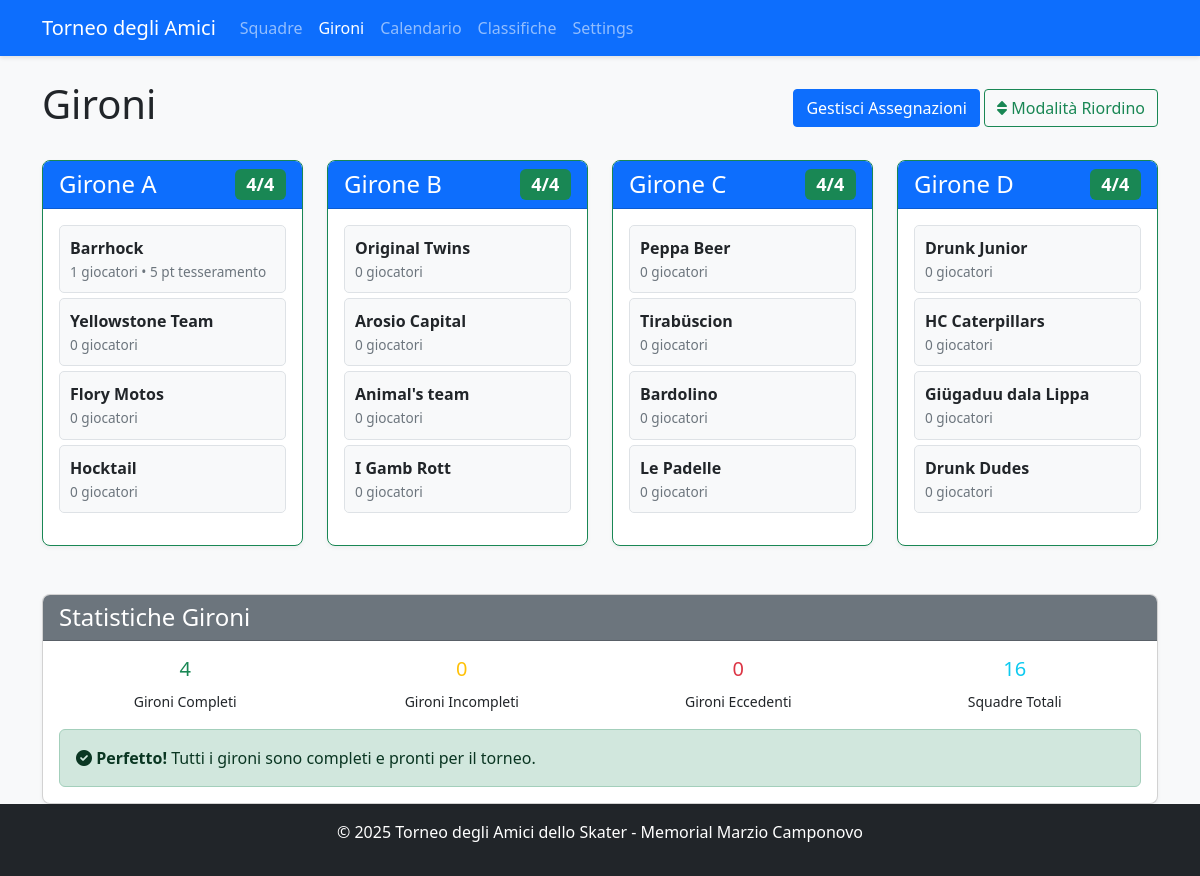
Screenshot of /groups with the database file from the repository.
### app.py (models this page shows, shortened)
class Team(db.Model):
    id = db.Column(db.Integer, primary_key=True)
    name = db.Column(db.String(100), nullable=False, unique=True)
    group = db.Column(db.String(1))  # A, B, C, or D
    group_order = db.Column(db.Integer, default=0)  # NUOVO CAMPO per l'ordinamento nel girone
    players = db.relationship('Player', backref='team', lazy=True)
    matches = db.relationship(
        'Match',
        primaryjoin="or_(Team.id == Match.team1_id, Team.id == Match.team2_id)",
        lazy=True,
        overlaps="team1,team2"
    )
    wins = db.Column(db.Integer, default=0)
    losses = db.Column(db.Integer, default=0)
    draws = db.Column(db.Integer, default=0)
    goals_for = db.Column(db.Integer, default=0)
    goals_against = db.Column(db.Integer, default=0)
    points = db.Column(db.Integer, default=0)
    @property
    def player_points_total(self):
        return sum(player.registration_points for player in self.players)

class Player(db.Model):
    id = db.Column(db.Integer, primary_key=True)
    name = db.Column(db.String(100), nullable=False)
    team_id = db.Column(db.Integer, db.ForeignKey('team.id'), nullable=False)
    is_registered = db.Column(db.Boolean, default=False)
    category = db.Column(db.String(20))  # LNA/LNB, 1a Lega, 2a Lega, Non tesserato
    goals = db.Column(db.Integer, default=0)
    assists = db.Column(db.Integer, default=0)
    penalties = db.Column(db.Integer, default=0)
    @property
    def registration_points(self):
        if not self.is_registered:
            return 2  # Non tesserato
        points_map = {
            'LNA/LNB': 5,
            '1a Lega': 3,
            '2a Lega': 2
        }
        return points_map.get(self.category, 2)

### app.py (the view)
@app.route('/groups')
def groups():
    groups = {}
    all_teams = Team.query.all()
    for group in ['A', 'B', 'C', 'D']:
        teams = Team.query.filter_by(group=group).order_by(Team.group_order, Team.name).all()
        groups[group] = teams
    groups_stats = {
        'complete': sum(1 for group in ['A', 'B', 'C', 'D'] if len(groups[group]) == 4),
        'incomplete': sum(1 for group in ['A', 'B', 'C', 'D'] if 0 < len(groups[group]) < 4),
        'overfull': sum(1 for group in ['A', 'B', 'C', 'D'] if len(groups[group]) > 4),
        'total_teams': len(all_teams)
    }
    return render_template('groups.html', groups=groups, all_teams=all_teams, groups_stats=groups_stats)

### app.py (called while the page is built, shortened)
def get_tournament_dates():
    try:
        if db.inspect(db.engine).has_table('tournament_settings'):
            settings = TournamentSettings.query.first()
            if settings and settings.qualification_day1:
                return {
                    'qualification_day1': settings.qualification_day1,
                    'qualification_day2': settings.qualification_day2,
                    'quarterfinals_ml': settings.quarterfinals_ml_date,
                    'quarterfinals_bl': settings.quarterfinals_bl_date,
                    'semifinals_ml': settings.semifinals_ml_date,
                    'semifinals_bl': settings.semifinals_bl_date,
                    'finals': settings.finals_date
                }
    except Exception as e:
        print(f"Errore nel recupero date da settings: {e}")

@app.context_processor
def inject_tournament_dates():
    try:
        formatted_dates = format_tournament_dates()
        return {'tournament_dates': formatted_dates}
    except Exception as e:
        current_year = datetime.now().year
        return {
            'tournament_dates': {
                'qualification_day1': {
                    'date': datetime(current_year, 7, 13).date(),
                    'formatted': f'13/07/{current_year}',
                    'day_name_it': 'Sabato'
                },
                'qualification_day2': {
                    'date': datetime(current_year, 7, 14).date(),
                    'formatted': f'14/07/{current_year}',
                    'day_name_it': 'Domenica'
                }
            }
        }

### templates/groups.html (shortened to what this page needs)
<!DOCTYPE html>
<html lang="it">
<head>
    <link rel="stylesheet" href="https://cdn.jsdelivr.net/npm/bootstrap@5.3.0/dist/css/bootstrap.min.css">
    <link rel="stylesheet" href="{{ url_for('static', filename='style.css') }}">
    <link rel="stylesheet" href="https://cdnjs.cloudflare.com/ajax/libs/font-awesome/6.0.0/css/all.min.css">
</head>
<body class="d-flex flex-column min-vh-100">
    <nav class="navbar navbar-expand-lg navbar-dark bg-primary">
        <div class="container">
            <a class="navbar-brand" href="{{ url_for('index') }}">Torneo degli Amici</a>
            <div class="collapse navbar-collapse" id="navbarNav">
                <ul class="navbar-nav">
                    <li class="nav-item">
                        <a class="nav-link" href="{{ url_for('teams') }}">Squadre</a>
                    </li>
                    <li class="nav-item">
                        <a class="nav-link active" href="{{ url_for('groups') }}">Gironi</a>
                    </li>
                    <li class="nav-item">
                        <a class="nav-link" href="{{ url_for('schedule') }}">Calendario</a>
                    </li>
                    <li class="nav-item">
                        <a class="nav-link" href="{{ url_for('standings') }}">Classifiche</a>
                    </li>
                    <li class="nav-item">
                        <a class="nav-link" href="{{ url_for('settings') }}">Settings</a>
                    </li>
                </ul>
            </div>
        </div>
    </nav>
    <div class="container mt-4">
        <div class="d-flex justify-content-between align-items-center">
            <h1>Gironi</h1>
            <div>
                <a href="{{ url_for('teams') }}" class="btn btn-primary">Gestisci Assegnazioni</a>
                <button id="toggleSortMode" class="btn btn-outline-success">
                    <i class="fas fa-sort"></i> Modalità Riordino
            </div>
        </div>
        <div class="row mt-4">
            {% for group in ['A', 'B', 'C', 'D'] %}
                {% set group_teams = groups[group] %}
                <div class="col-md-3 mb-4">
                    <div class="card group-card {% if group_teams|length == 4 %}border-success{% elif group_teams|length > 4 %}border-danger{% else %}border-warning{% endif %}"
                         data-group="{{ group }}">
                        <div class="card-header bg-primary text-white">
                            <h4 class="mb-0 d-flex justify-content-between align-items-center">
                                Girone {{ group }}
                                <span class="badge {% if group_teams|length == 4 %}bg-success{% elif group_teams|length > 4 %}bg-danger{% else %}bg-warning{% endif %}">
                                    {{ group_teams|length }}/4
                                </span>
                            </h4>
                        </div>
                        <div class="card-body">
                            {% if group_teams %}
                                <ul class="sortable-list" data-group="{{ group }}">
                                    {% for team in group_teams %}
                                        <li class="sortable-item" data-team-id="{{ team.id }}">
                                            <div class="team-info">
                                                <div class="team-name">{{ team.name }}</div>
                                                <div class="team-stats">
                                                    {{ team.players|length }} giocatori
                                                    {% if team.player_points_total > 0 %}
                                                        • {{ team.player_points_total }} pt tesseramento
                                                    {% endif %}
                                                </div>
                                            </div>
                                        </li>
                                    {% endfor %}
                                </ul>
                            {% else %}
                                <div class="empty-group">
                                    <i class="fas fa-users fa-2x mb-2"></i>
                                    <p class="mb-0">Nessuna squadra assegnata</p>
                                </div>
                            {% endif %}
                        </div>
                    </div>
                </div>
            {% endfor %}
        </div>
        <div class="row mt-4">
            <div class="col-12">
                <div class="card">
                    <div class="card-header bg-secondary text-white">
                        <h4 class="mb-0">Statistiche Gironi</h4>
                    </div>
                    <div class="card-body">
                        <div class="row text-center">
                            <div class="col-md-3">
                                <h5 class="text-success">{{ groups_stats.complete }}</h5>
                                <small>Gironi Completi</small>
                            </div>
                            <div class="col-md-3">
                                <h5 class="text-warning">{{ groups_stats.incomplete }}</h5>
                                <small>Gironi Incompleti</small>
                            </div>
                            <div class="col-md-3">
                                <h5 class="text-danger">{{ groups_stats.overfull }}</h5>
                                <small>Gironi Eccedenti</small>
                            </div>
                            <div class="col-md-3">
                                <h5 class="text-info">{{ groups_stats.total_teams }}</h5>
                                <small>Squadre Totali</small>
                            </div>
                        </div>
                        {% if groups_stats.complete == 4 %}
                            <div class="alert alert-success mt-3 mb-0">
                                <i class="fas fa-check-circle"></i>
                                <strong>Perfetto!</strong> Tutti i gironi sono completi e pronti per il torneo.
                            </div>
                        {% else %}
                            <div class="alert alert-info mt-3 mb-0">
                                <i class="fas fa-info-circle"></i>
                                <strong>Configurazione in corso:</strong> Completa l'assegnazione delle squadre ai gironi per procedere.
                            </div>
                        {% endif %}
                    </div>
                </div>
            </div>
        </div>
    </div>
    <footer class="bg-dark text-white py-3 mt-auto">
        <div class="container text-center">
            <p>© 2025 Torneo degli Amici dello Skater - Memorial Marzio Camponovo</p>
        </div>
    </footer>
</body>
</html>

### static/style.css (style rules this page uses)
body { font-family: "Segoe UI", Tahoma, Geneva, Verdana, sans-serif; background-color: #f8f9fa; }
.navbar { box-shadow: 0 2px 4px rgba(0, 0, 0, 0.1); }
.card { box-shadow: 0 2px 4px rgba(0, 0, 0, 0.05); border-radius: 8px; overflow: hidden; }
.card-header { font-weight: 600; }
.btn { border-radius: 4px; }
footer { margin-top: 2rem; }

### templates/groups.html (style rules this page uses)
.sortable-list { list-style: none; padding: 0; }
.sortable-item { background: #f8f9fa; border: 1px solid #dee2e6; border-radius: 5px; margin-bottom: 5px; padding: 10px; cursor: move; transition: all 0.2s; display: flex; justify-content: space-between; align-items: center; }
.team-info { flex-grow: 1; }
.team-name { font-weight: 600; margin-bottom: 2px; }
.team-stats { font-size: 0.85em; color: #6c757d; }

### rows the page displays
Team: name "Barrhock", players|length "1", player_points_total "5"
Team: name "Yellowstone Team", players|length "0"
Team: name "Flory Motos", players|length "0"
Team: name "Hocktail", players|length "0"
Team: name "Original Twins", players|length "0"
Team: name "Arosio Capital", players|length "0"
Team: name "Animal's team", players|length "0"
Team: name "I Gamb Rott", players|length "0"
Team: name "Peppa Beer", players|length "0"
Team: name "Tirabüscion", players|length "0"
Team: name "Bardolino", players|length "0"
Team: name "Le Padelle", players|length "0"
Team: name "Drunk Junior", players|length "0"
Team: name "HC Caterpillars", players|length "0"
Team: name "Giügaduu dala Lippa", players|length "0"
Team: name "Drunk Dudes", players|length "0"

### other values shown
{{ group }} "A" "B" "C" "D"
{{ group_teams|length }} "4" "4" "4" "4"
{{ groups_stats.complete }} "4"
{{ groups_stats.incomplete }} "0"
{{ groups_stats.overfull }} "0"
{{ groups_stats.total_teams }} "16"
